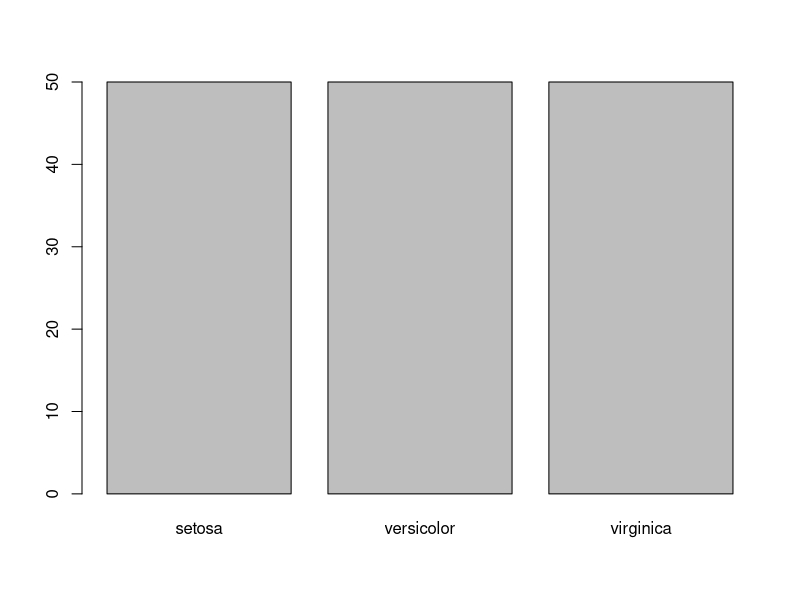
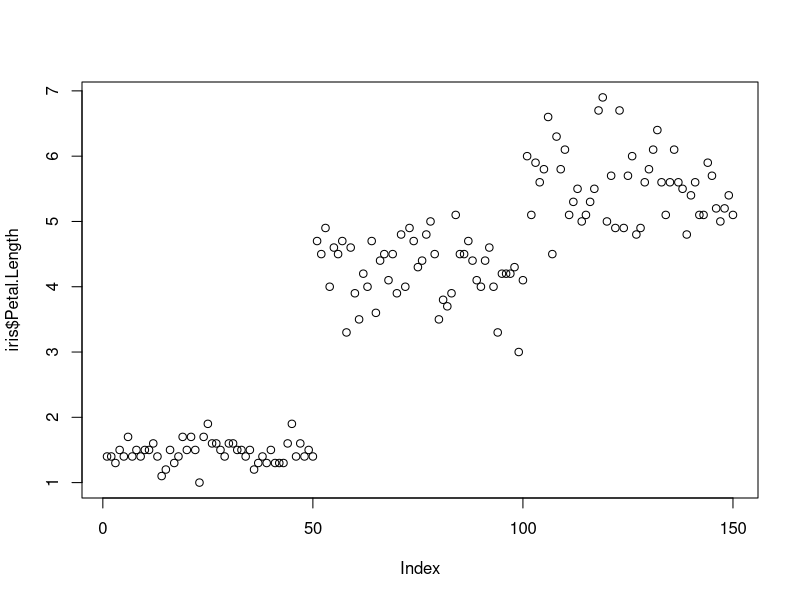
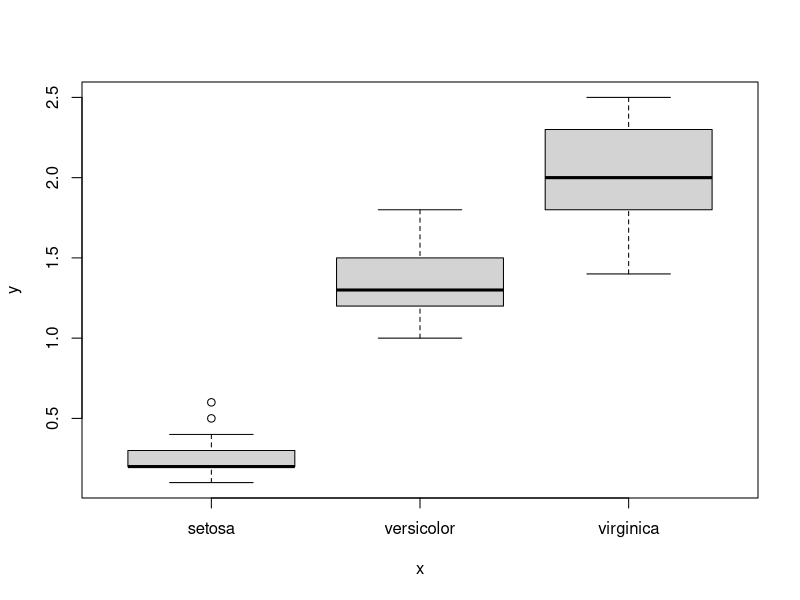
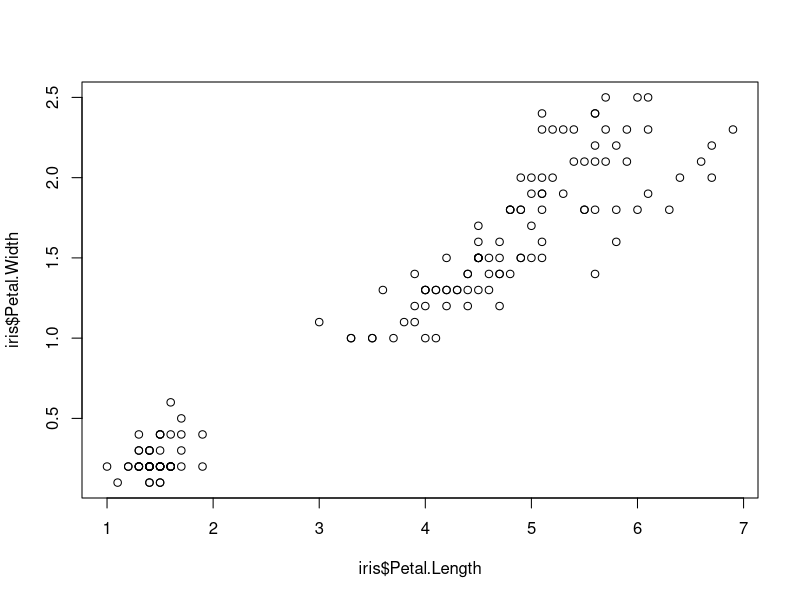
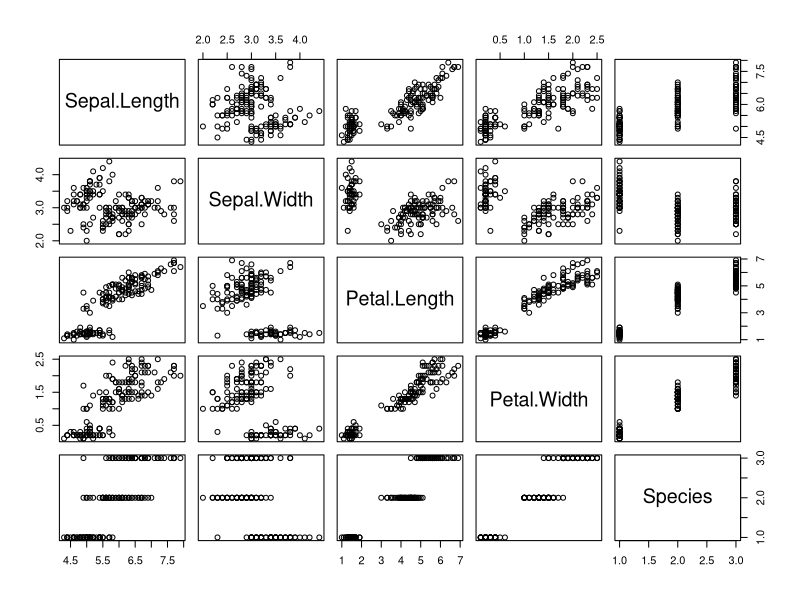
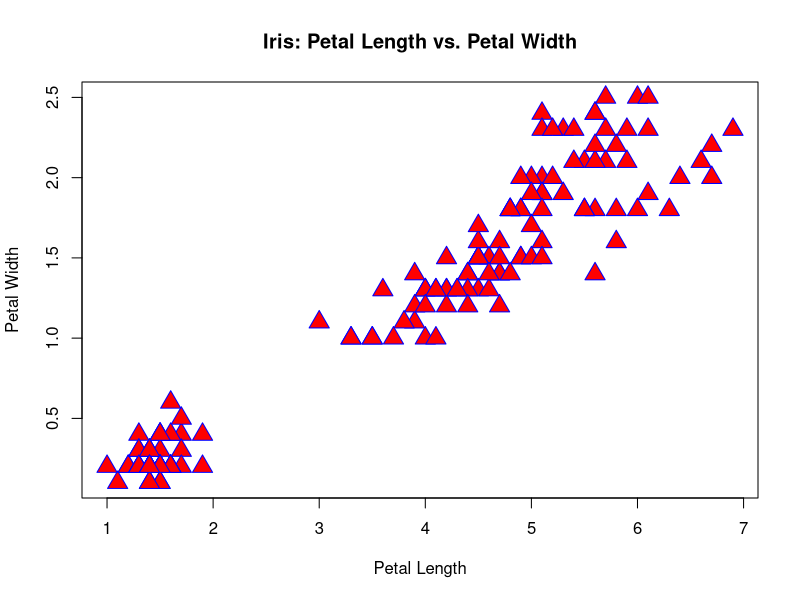
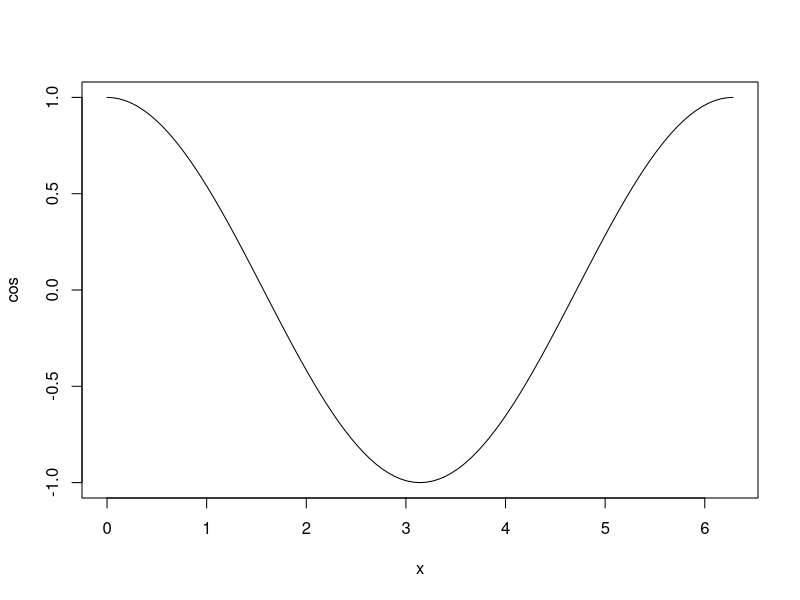
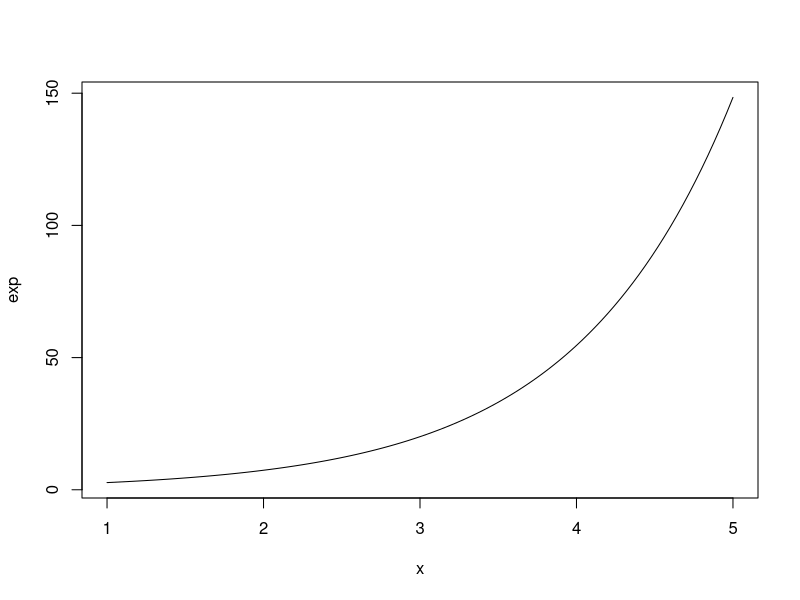

Here is the R script that generated these plots, in order:
## ---- chunk 1
library(datasets)
## ---- chunk 2
head(iris)
## ---- chunk 3
plot(iris$Species) # Categorical variable
## ---- chunk 4
plot(iris$Petal.Length) #Quantitative variable
## ---- chunk 5
plot(iris$Species,iris$Petal.Width) #Categorical X Quantitative
## ---- chunk 6
plot(iris$Petal.Length,iris$Petal.Width) #Quantitative Pair
## ---- chunk 7
plot(iris)
## ---- chunk 8
plot(iris$Petal.Length,iris$Petal.Width,
     col="blue",
     pch=24,
     bg="red",
     cex=2,
     main="Iris: Petal Length vs. Petal Width",
     xlab="Petal Length",
     ylab = "Petal Width"
     )

# Other pch values
# pch = 0,square
# pch = 1,circle
# pch = 2,triangle point up
# pch = 3,plus
# pch = 4,cross
# pch = 5,diamond
# pch = 6,triangle point down
# pch = 7,square cross
# pch = 8,star
# pch = 9,diamond plus
# pch = 10,circle plus
# pch = 11,triangles up and down
# pch = 12,square plus
# pch = 13,circle cross
# pch = 14,square and triangle down
# pch = 15, filled square
# pch = 16, filled circle
# pch = 17, filled triangle point-up
# pch = 18, filled diamond
# pch = 19, solid circle
# pch = 20,bullet (smaller circle)
# pch = 21, filled circle blue
# pch = 22, filled square blue
# pch = 23, filled diamond blue
# pch = 24, filled triangle point-up blue
# pch = 25, filled triangle point down blue
## ---- chunk 9
# Plot Formulas with plot()
plot(cos,0,2*pi)
plot(exp,1,5)
## ---- chunk 10
plot(dnorm,-3,+3,
     col="#cc0000",
     lwd=5, #line width
     main="Standard Normal Distribution",
     xlab="Z-Scores",
     ylab="Density")
